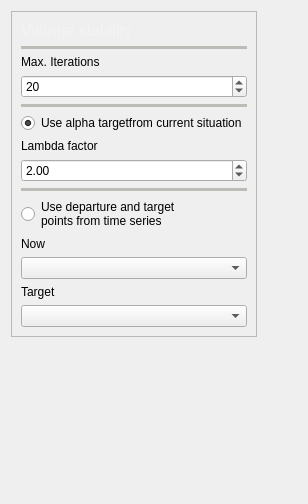
          <widget class="QWidget" name="tab_5">
           <attribute name="icon">
            <iconset resource="icons.qrc">
             <normaloff>:/Icons/icons/continuation_power_flow.svg</normaloff>:/Icons/icons/continuation_power_flow.svg</iconset>
           </attribute>
           <attribute name="title">
            <string>Stability</string>
           </attribute>
           <attribute name="toolTip">
            <string>Voltage stability settings</string>
           </attribute>
           <layout class="QGridLayout" name="gridLayout_11">
            <item row="0" column="0">
             <widget class="QFrame" name="frame_21">
              <property name="frameShape">
               <enum>QFrame::StyledPanel</enum>
              </property>
              <property name="frameShadow">
               <enum>QFrame::Raised</enum>
              </property>
              <layout class="QVBoxLayout" name="verticalLayout_10">
               <item>
                <widget class="QLabel" name="label_47">
                 <property name="palette">
                  <palette>
                   <active>
                    <colorrole role="WindowText">
                     <brush brushstyle="SolidPattern">
                      <color alpha="255">
                       <red>243</red>
                       <green>243</green>
                       <blue>243</blue>
                      </color>
                     </brush>
                    </colorrole>
                   </active>
                   <inactive>
                    <colorrole role="WindowText">
                     <brush brushstyle="SolidPattern">
                      <color alpha="255">
                       <red>243</red>
                       <green>243</green>
                       <blue>243</blue>
                      </color>
                     </brush>
                    </colorrole>
                   </inactive>
                   <disabled>
                    <colorrole role="WindowText">
                     <brush brushstyle="SolidPattern">
                      <color alpha="255">
                       <red>190</red>
                       <green>190</green>
                       <blue>190</blue>
                      </color>
                     </brush>
                    </colorrole>
                   </disabled>
                  </palette>
                 </property>
                 <property name="font">
                  <font>
                   <pointsize>12</pointsize>
                  </font>
                 </property>
                 <property name="text">
                  <string>Voltage stability</string>
                 </property>
                </widget>
               </item>
               <item>
                <widget class="Line" name="line_17">
                 <property name="palette">
                  <palette>
                   <active>
                    <colorrole role="WindowText">
                     <brush brushstyle="SolidPattern">
                      <color alpha="255">
                       <red>186</red>
                       <green>189</green>
                       <blue>182</blue>
                      </color>
                     </brush>
                    </colorrole>
                   </active>
                   <inactive>
                    <colorrole role="WindowText">
                     <brush brushstyle="SolidPattern">
                      <color alpha="255">
                       <red>186</red>
                       <green>189</green>
                       <blue>182</blue>
                      </color>
                     </brush>
                    </colorrole>
                   </inactive>
                   <disabled>
                    <colorrole role="WindowText">
                     <brush brushstyle="SolidPattern">
                      <color alpha="255">
                       <red>190</red>
                       <green>190</green>
                       <blue>190</blue>
                      </color>
                     </brush>
                    </colorrole>
                   </disabled>
                  </palette>
                 </property>
                 <property name="frameShadow">
                  <enum>QFrame::Plain</enum>
                 </property>
                 <property name="lineWidth">
                  <number>4</number>
                 </property>
                 <property name="orientation">
                  <enum>Qt::Horizontal</enum>
                 </property>
                </widget>
               </item>
               <item>
                <widget class="QLabel" name="label_29">
                 <property name="text">
                  <string>Max. Iterations</string>
                 </property>
                </widget>
               </item>
               <item>
                <widget class="QSpinBox" name="vs_max_iterations_spinBox">
                 <property name="minimum">
                  <number>1</number>
                 </property>
                 <property name="maximum">
                  <number>300</number>
                 </property>
                 <property name="value">
                  <number>20</number>
                 </property>
                </widget>
               </item>
               <item>
                <widget class="Line" name="line_12">
                 <property name="palette">
                  <palette>
                   <active>
                    <colorrole role="WindowText">
                     <brush brushstyle="SolidPattern">
                      <color alpha="255">
                       <red>186</red>
                       <green>189</green>
                       <blue>182</blue>
                      </color>
                     </brush>
                    </colorrole>
                   </active>
                   <inactive>
                    <colorrole role="WindowText">
                     <brush brushstyle="SolidPattern">
                      <color alpha="255">
                       <red>186</red>
                       <green>189</green>
                       <blue>182</blue>
                      </color>
                     </brush>
                    </colorrole>
                   </inactive>
                   <disabled>
                    <colorrole role="WindowText">
                     <brush brushstyle="SolidPattern">
                      <color alpha="255">
                       <red>190</red>
                       <green>190</green>
                       <blue>190</blue>
                      </color>
                     </brush>
                    </colorrole>
                   </disabled>
                  </palette>
                 </property>
                 <property name="frameShadow">
                  <enum>QFrame::Plain</enum>
                 </property>
                 <property name="lineWidth">
                  <number>4</number>
                 </property>
                 <property name="orientation">
                  <enum>Qt::Horizontal</enum>
                 </property>
                </widget>
               </item>
               <item>
                <widget class="QRadioButton" name="start_vs_from_default_radioButton">
                 <property name="text">
                  <string>Use alpha targetfrom current situation</string>
                 </property>
                 <property name="checked">
                  <bool>true</bool>
                 </property>
                </widget>
               </item>
               <item>
                <widget class="QLabel" name="label_18">
                 <property name="text">
                  <string>&lt;html&gt;&lt;head/&gt;&lt;body&gt;&lt;p&gt;Lambda factor&lt;/p&gt;&lt;/body&gt;&lt;/html&gt;</string>
                 </property>
                </widget>
               </item>
               <item>
                <widget class="QDoubleSpinBox" name="alpha_doubleSpinBox">
                 <property name="value">
                  <double>2.000000000000000</double>
                 </property>
                </widget>
               </item>
               <item>
                <widget class="Line" name="line_11">
                 <property name="palette">
                  <palette>
                   <active>
                    <colorrole role="WindowText">
                     <brush brushstyle="SolidPattern">
                      <color alpha="255">
                       <red>186</red>
                       <green>189</green>
                       <blue>182</blue>
                      </color>
                     </brush>
                    </colorrole>
                   </active>
                   <inactive>
                    <colorrole role="WindowText">
                     <brush brushstyle="SolidPattern">
                      <color alpha="255">
                       <red>186</red>
                       <green>189</green>
                       <blue>182</blue>
                      </color>
                     </brush>
                    </colorrole>
                   </inactive>
                   <disabled>
                    <colorrole role="WindowText">
                     <brush brushstyle="SolidPattern">
                      <color alpha="255">
                       <red>190</red>
                       <green>190</green>
                       <blue>190</blue>
                      </color>
                     </brush>
                    </colorrole>
                   </disabled>
                  </palette>
                 </property>
                 <property name="frameShadow">
                  <enum>QFrame::Plain</enum>
                 </property>
                 <property name="lineWidth">
                  <number>4</number>
                 </property>
                 <property name="orientation">
                  <enum>Qt::Horizontal</enum>
                 </property>
                </widget>
               </item>
               <item>
                <widget class="QRadioButton" name="start_vs_from_selected_radioButton">
                 <property name="text">
                  <string>Use departure and target 
points from time series</string>
                 </property>
                </widget>
               </item>
               <item>
                <widget class="QLabel" name="label_19">
                 <property name="text">
                  <string>Now</string>
                 </property>
                </widget>
               </item>
               <item>
                <widget class="QComboBox" name="vs_departure_comboBox"/>
               </item>
               <item>
                <widget class="QLabel" name="label_20">
                 <property name="text">
                  <string>Target</string>
                 </property>
                </widget>
               </item>
               <item>
                <widget class="QComboBox" name="vs_target_comboBox"/>
               </item>
              </layout>
             </widget>
            </item>
            <item row="1" column="0">
             <spacer name="verticalSpacer_5">
              <property name="orientation">
               <enum>Qt::Vertical</enum>
              </property>
              <property name="sizeHint" stdset="0">
               <size>
                <width>20</width>
                <height>156</height>
               </size>
              </property>
             </spacer>
            </item>
            <item row="0" column="1">
             <spacer name="horizontalSpacer_11">
              <property name="orientation">
               <enum>Qt::Horizontal</enum>
              </property>
              <property name="sizeHint" stdset="0">
               <size>
                <width>40</width>
                <height>20</height>
               </size>
              </property>
             </spacer>
            </item>
           </layout>
          </widget>
